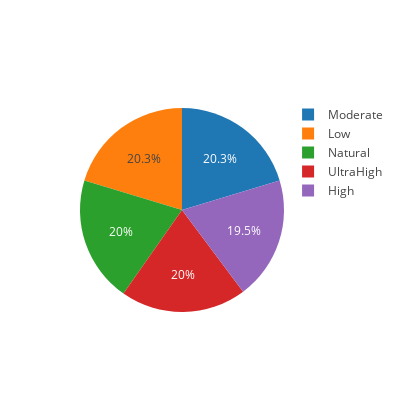

Notebook cell for this chart:
### Code cell
## pie cahrt for risk
risk_data = df_ABR['Risk'].value_counts()

#getting the data ready for plot
data = [go.Pie(labels=risk_data.index,
               values=risk_data
              )        
        ]
# setting layout
layout = go.Layout(
    autosize=False,
    width=400,
    height=400
)

#combine data and layout settings into fig
fig = go.Figure(data=data, layout=layout)

#inline plot(iplot for jupyter notebook)
iplot(fig, filename='drug_freq_table')

### Figure 1 — Plotly figure (JSON) as saved in the notebook; plotly's stock layout.template omitted (floating-point values rounded to 4 significant figures)
{"data": [{"labels": ["Moderate", "Low", "Natural", "UltraHigh", "High"], "type": "pie", "uid": "7e4b272f-aa5e-4453-9760-a7fa3c9957be", "values": [770, 770, 756, 756, 737]}], "layout": {"autosize": false, "height": 400, "width": 400}}
